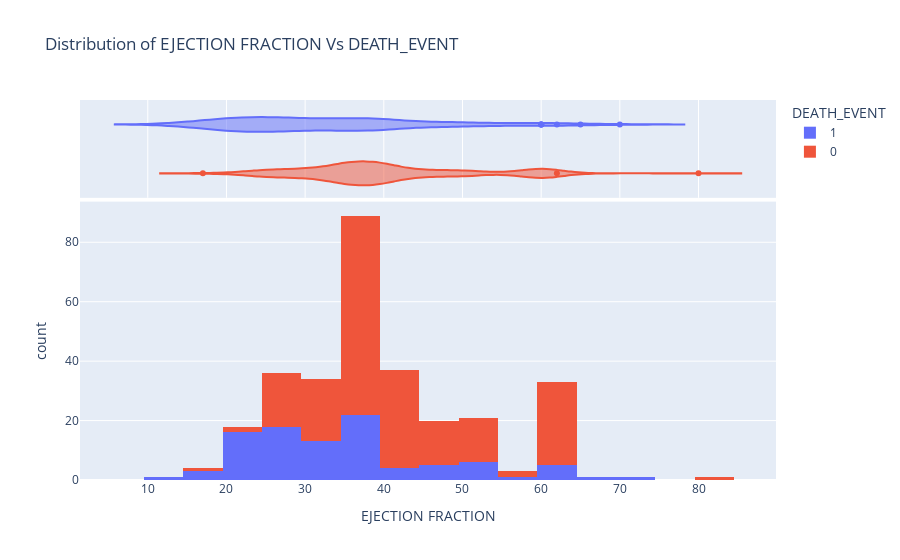

This figure's notebook cell:
### Markdown cell above
**EJECTION FRACTION**

### Code cell
fig = px.histogram(heart_failure_df, x="ejection_fraction", color="DEATH_EVENT", marginal="violin", hover_data=heart_failure_df.columns, 
                   title ="Distribution of EJECTION FRACTION Vs DEATH_EVENT", 
                   labels={"ejection_fraction": "EJECTION FRACTION"})
fig.show()

### Figure 1 — Plotly figure (JSON) as saved in the notebook; plotly's stock layout.template omitted (floating-point values rounded to 4 significant figures; data arrays with more than 128 entries replaced by an {"elided": "..."} marker saying what was removed)
{"data": [{"alignmentgroup": "True", "bingroup": "x", "hovertemplate": "DEATH_EVENT=1<br>EJECTION FRACTION=%{x}<br>count=%{y}<extra></extra>", "legendgroup": "1", "marker": {"color": "#636efa"}, "name": "1", "offsetgroup": "1", "orientation": "v", "showlegend": true, "type": "histogram", "x": [20, 38, 20, 20, 20, 40, 15, 60, 65, 35, 38, 25, 30, 38, 50, 38, 14, 25, 55, 30, 35, 30, 38, 40, 45, 38, 30, 38, 45, 35, 50, 35, 50, 50, 38, 20, 30, 45, 60, 38, 25, 38, 20, 30, 25, 20, 62, 50, 38, 30, 20, 20, 25, 40, 35, 20, 15, 25, 25, 25, 35, 20, 20, 25, 25, 25, 30, 60, 60, 38, 40, 17, 38, 25, 30, 45, 35, 30, 38, 20, 25, 25, 38, 25, 30, 50, 25, 20, 45, 30, 70, 20, 30, 25, 25, 20], "xaxis": "x", "yaxis": "y"}, {"alignmentgroup": "True", "customdata": {"elided": "96x13 float values"}, "hovertemplate": "DEATH_EVENT=%{customdata[12]}<br>EJECTION FRACTION=%{customdata[4]}<br>age=%{customdata[0]}<br>anaemia=%{customdata[1]}<br>creatinine_phosphokinase=%{customdata[2]}<br>diabetes=%{customdata[3]}<br>high_blood_pressure=%{customdata[5]}<br>platelets=%{customdata[6]}<br>serum_creatinine=%{customdata[7]}<br>serum_sodium=%{customdata[8]}<br>sex=%{customdata[9]}<br>smoking=%{customdata[10]}<br>time=%{customdata[11]}<extra></extra>", "legendgroup": "1", "marker": {"color": "#636efa"}, "name": "1", "offsetgroup": "1", "scalegroup": "x", "showlegend": false, "type": "violin", "x": [20, 38, 20, 20, 20, 40, 15, 60, 65, 35, 38, 25, 30, 38, 50, 38, 14, 25, 55, 30, 35, 30, 38, 40, 45, 38, 30, 38, 45, 35, 50, 35, 50, 50, 38, 20, 30, 45, 60, 38, 25, 38, 20, 30, 25, 20, 62, 50, 38, 30, 20, 20, 25, 40, 35, 20, 15, 25, 25, 25, 35, 20, 20, 25, 25, 25, 30, 60, 60, 38, 40, 17, 38, 25, 30, 45, 35, 30, 38, 20, 25, 25, 38, 25, 30, 50, 25, 20, 45, 30, 70, 20, 30, 25, 25, 20], "xaxis": "x2", "yaxis": "y2"}, {"alignmentgroup": "True", "bingroup": "x", "hovertemplate": "DEATH_EVENT=0<br>EJECTION FRACTION=%{x}<br>count=%{y}<extra></extra>", "legendgroup": "0", "marker": {"color": "#EF553B"}, "name": "0", "offsetgroup": "0", "orientation": "v", "showlegend": true, "type": "histogram", "x": {"elided": "203 int values"}, "xaxis": "x", "yaxis": "y"}, {"alignmentgroup": "True", "customdata": {"elided": "203x13 float values"}, "hovertemplate": "DEATH_EVENT=%{customdata[12]}<br>EJECTION FRACTION=%{customdata[4]}<br>age=%{customdata[0]}<br>anaemia=%{customdata[1]}<br>creatinine_phosphokinase=%{customdata[2]}<br>diabetes=%{customdata[3]}<br>high_blood_pressure=%{customdata[5]}<br>platelets=%{customdata[6]}<br>serum_creatinine=%{customdata[7]}<br>serum_sodium=%{customdata[8]}<br>sex=%{customdata[9]}<br>smoking=%{customdata[10]}<br>time=%{customdata[11]}<extra></extra>", "legendgroup": "0", "marker": {"color": "#EF553B"}, "name": "0", "offsetgroup": "0", "scalegroup": "x", "showlegend": false, "type": "violin", "x": {"elided": "203 int values"}, "xaxis": "x2", "yaxis": "y2"}], "layout": {"barmode": "relative", "legend": {"title": {"text": "DEATH_EVENT"}, "tracegroupgap": 0}, "title": {"text": "Distribution of EJECTION FRACTION Vs DEATH_EVENT"}, "xaxis": {"anchor": "y", "domain": [0, 1], "title": {"text": "EJECTION FRACTION"}}, "xaxis2": {"anchor": "y2", "domain": [0, 1], "matches": "x", "showgrid": true, "showticklabels": false}, "yaxis": {"anchor": "x", "domain": [0, 0.7326], "title": {"text": "count"}}, "yaxis2": {"anchor": "x2", "domain": [0.7426, 1], "matches": "y2", "showgrid": false, "showline": false, "showticklabels": false, "ticks": ""}}}
